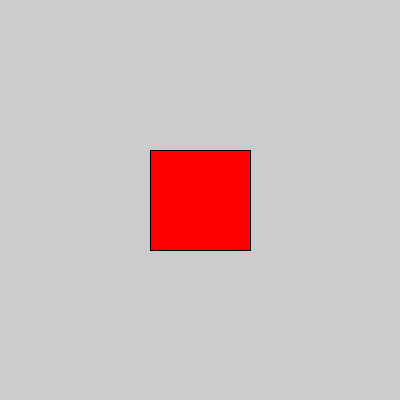
Frame 1 (no input)
Frame 60 (the mouse pressed at the canvas centre just before this capture): identical to frame 1, image omitted
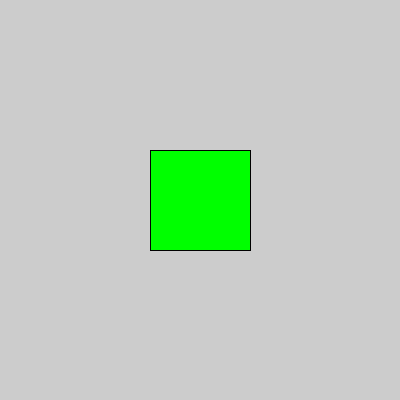
Frame 120 (the mouse held since frame 60 and released just before this capture)

The Processing sketch that drew these frames (run headless with seeded random() and noise(); from frame 60 on, the mouse is pressed at the canvas centre):

// Processing sketch: processing_73054
// ── processing_73054.pde

void setup (){
  size (400,400);
 
}

void draw (){
  fill (255,0,0);
  rectMode (CENTER);
  
  if(mouseX > 150 && mouseX < 250 && mouseY>150 && mouseY <250) {
    fill(0,255,0);
  }
   rect (width/2,height/2,100,100);
}
